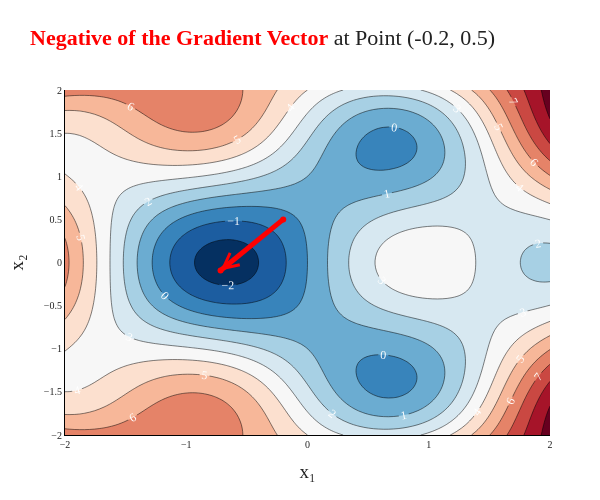

The notebook cell saved with this chart:
### Code cell
from new_grad_utils import make_3D_contour
import numpy as np

f = lambda x, y: 3 * np.sin(2 * x) * np.cos(2 * y) + x**2 + y**2
dfx1 = lambda x, y: 6 * np.cos(2 * x) * np.cos(2 * y) + 2 * x
dfx2 = lambda x, y: -6 * np.sin(2 * x) * np.sin(2 * y) + 2 * y

fig = make_3D_contour(f, dfx1=dfx1, dfx2=dfx2, with_gradient=True, grad_point=(-0.2, 0.5), norm_grad=True, neg=True, xaxis_title='x₁', yaxis_title='x₂')
fig.update_layout(width=600, height=500)

### Figure 1 — Plotly figure (JSON) as saved in the notebook; plotly's stock layout.template omitted (floating-point values rounded to 4 significant figures; data arrays with more than 128 entries replaced by an {"elided": "..."} marker saying what was removed)
{"data": [{"colorscale": [[0, "rgb(5,48,97)"], [0.1, "rgb(33,102,172)"], [0.2, "rgb(67,147,195)"], [0.3, "rgb(146,197,222)"], [0.4, "rgb(209,229,240)"], [0.5, "rgb(247,247,247)"], [0.6, "rgb(253,219,199)"], [0.7, "rgb(244,165,130)"], [0.8, "rgb(214,96,77)"], [0.9, "rgb(178,24,43)"], [1, "rgb(103,0,31)"]], "contours": {"labelfont": {"color": "white", "family": "Palatino", "size": 12}, "showlabels": true}, "showscale": false, "type": "contour", "x": [-2.0, -1.96, -1.919, -1.879, -1.838, -1.798, -1.758, -1.717, -1.677, -1.636, -1.596, -1.556, -1.515, -1.475, -1.434, -1.394, -1.354, -1.313, -1.273, -1.232, -1.192, -1.152, -1.111, -1.071, -1.03, -0.9899, -0.9495, -0.9091, -0.8687, -0.8283, -0.7879, -0.7475, -0.7071, -0.6667, -0.6263, -0.5859, -0.5455, -0.5051, -0.4646, -0.4242, -0.3838, -0.3434, -0.303, -0.2626, -0.2222, -0.1818, -0.1414, -0.101, -0.06061, -0.0202, 0.0202, 0.06061, 0.101, 0.1414, 0.1818, 0.2222, 0.2626, 0.303, 0.3434, 0.3838, 0.4242, 0.4646, 0.5051, 0.5455, 0.5859, 0.6263, 0.6667, 0.7071, 0.7475, 0.7879, 0.8283, 0.8687, 0.9091, 0.9495, 0.9899, 1.03, 1.071, 1.111, 1.152, 1.192, 1.232, 1.273, 1.313, 1.354, 1.394, 1.434, 1.475, 1.515, 1.556, 1.596, 1.636, 1.677, 1.717, 1.758, 1.798, 1.838, 1.879, 1.919, 1.96, 2.0], "y": [-2.0, -1.96, -1.919, -1.879, -1.838, -1.798, -1.758, -1.717, -1.677, -1.636, -1.596, -1.556, -1.515, -1.475, -1.434, -1.394, -1.354, -1.313, -1.273, -1.232, -1.192, -1.152, -1.111, -1.071, -1.03, -0.9899, -0.9495, -0.9091, -0.8687, -0.8283, -0.7879, -0.7475, -0.7071, -0.6667, -0.6263, -0.5859, -0.5455, -0.5051, -0.4646, -0.4242, -0.3838, -0.3434, -0.303, -0.2626, -0.2222, -0.1818, -0.1414, -0.101, -0.06061, -0.0202, 0.0202, 0.06061, 0.101, 0.1414, 0.1818, 0.2222, 0.2626, 0.303, 0.3434, 0.3838, 0.4242, 0.4646, 0.5051, 0.5455, 0.5859, 0.6263, 0.6667, 0.7071, 0.7475, 0.7879, 0.8283, 0.8687, 0.9091, 0.9495, 0.9899, 1.03, 1.071, 1.111, 1.152, 1.192, 1.232, 1.273, 1.313, 1.354, 1.394, 1.434, 1.475, 1.515, 1.556, 1.596, 1.636, 1.677, 1.717, 1.758, 1.798, 1.838, 1.879, 1.919, 1.96, 2.0], "z": {"elided": "100x100 float values"}}, {"line": {"color": "red", "width": 5}, "mode": "lines+markers", "showlegend": false, "type": "scatter", "x": [-0.2, -0.7172], "y": [0.5, -0.09322]}], "layout": {"annotations": [{"arrowcolor": "red", "arrowhead": 5, "arrowsize": 1, "arrowwidth": 3, "ax": -0.2, "axref": "x", "ay": 0.5, "ayref": "y", "showarrow": true, "x": -0.7172, "xref": "x", "y": -0.09322, "yref": "y"}], "font": {"color": "#222", "family": "Palatino", "size": 16}, "height": 500, "margin": {"b": 65, "l": 65, "r": 50, "t": 90}, "paper_bgcolor": "white", "plot_bgcolor": "white", "showlegend": true, "title": {"text": "<span style=\"color:red\"><b>Negative of the Gradient Vector</b></span> at Point (-0.2, 0.5)"}, "width": 600, "xaxis": {"gridcolor": "#f0f0f0", "linecolor": "black", "linewidth": 1, "showline": true, "tickfont": {"family": "Palatino", "size": 10}, "title": {"text": "x₁"}}, "yaxis": {"gridcolor": "#f0f0f0", "linecolor": "black", "linewidth": 1, "showline": true, "tickfont": {"family": "Palatino", "size": 10}, "title": {"text": "x₂"}}}}
